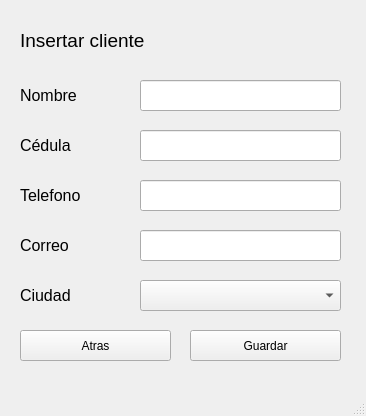
<?xml version="1.0" encoding="UTF-8"?>
<ui version="4.0">
 <class>window_insert_client</class>
 <widget class="QMainWindow" name="window_insert_client">
  <property name="geometry">
   <rect>
    <x>0</x>
    <y>0</y>
    <width>366</width>
    <height>416</height>
   </rect>
  </property>
  <property name="windowTitle">
   <string>MainWindow</string>
  </property>
  <widget class="QWidget" name="centralwidget">
   <widget class="QLabel" name="label">
    <property name="geometry">
     <rect>
      <x>20</x>
      <y>20</y>
      <width>241</width>
      <height>41</height>
     </rect>
    </property>
    <property name="font">
     <font>
      <pointsize>14</pointsize>
     </font>
    </property>
    <property name="text">
     <string>Insertar cliente</string>
    </property>
   </widget>
   <widget class="QLineEdit" name="lineEdit_3">
    <property name="geometry">
     <rect>
      <x>140</x>
      <y>180</y>
      <width>201</width>
      <height>31</height>
     </rect>
    </property>
   </widget>
   <widget class="QLabel" name="label_5">
    <property name="geometry">
     <rect>
      <x>20</x>
      <y>230</y>
      <width>121</width>
      <height>31</height>
     </rect>
    </property>
    <property name="font">
     <font>
      <pointsize>12</pointsize>
     </font>
    </property>
    <property name="text">
     <string>Correo</string>
    </property>
   </widget>
   <widget class="QPushButton" name="pushButton">
    <property name="geometry">
     <rect>
      <x>20</x>
      <y>330</y>
      <width>151</width>
      <height>31</height>
     </rect>
    </property>
    <property name="text">
     <string>Atras</string>
    </property>
   </widget>
   <widget class="QComboBox" name="comboBox">
    <property name="geometry">
     <rect>
      <x>140</x>
      <y>280</y>
      <width>201</width>
      <height>31</height>
     </rect>
    </property>
   </widget>
   <widget class="QLabel" name="label_2">
    <property name="geometry">
     <rect>
      <x>20</x>
      <y>130</y>
      <width>121</width>
      <height>31</height>
     </rect>
    </property>
    <property name="font">
     <font>
      <pointsize>12</pointsize>
     </font>
    </property>
    <property name="text">
     <string>Cédula</string>
    </property>
   </widget>
   <widget class="QLineEdit" name="lineEdit_2">
    <property name="geometry">
     <rect>
      <x>140</x>
      <y>80</y>
      <width>201</width>
      <height>31</height>
     </rect>
    </property>
   </widget>
   <widget class="QPushButton" name="pushButton_2">
    <property name="geometry">
     <rect>
      <x>190</x>
      <y>330</y>
      <width>151</width>
      <height>31</height>
     </rect>
    </property>
    <property name="text">
     <string>Guardar</string>
    </property>
   </widget>
   <widget class="QLabel" name="label_4">
    <property name="geometry">
     <rect>
      <x>20</x>
      <y>180</y>
      <width>121</width>
      <height>31</height>
     </rect>
    </property>
    <property name="font">
     <font>
      <pointsize>12</pointsize>
     </font>
    </property>
    <property name="text">
     <string>Telefono</string>
    </property>
   </widget>
   <widget class="QLabel" name="label_6">
    <property name="geometry">
     <rect>
      <x>20</x>
      <y>280</y>
      <width>121</width>
      <height>31</height>
     </rect>
    </property>
    <property name="font">
     <font>
      <pointsize>12</pointsize>
     </font>
    </property>
    <property name="text">
     <string>Ciudad</string>
    </property>
   </widget>
   <widget class="QLineEdit" name="lineEdit">
    <property name="geometry">
     <rect>
      <x>140</x>
      <y>130</y>
      <width>201</width>
      <height>31</height>
     </rect>
    </property>
   </widget>
   <widget class="QLineEdit" name="lineEdit_4">
    <property name="geometry">
     <rect>
      <x>140</x>
      <y>230</y>
      <width>201</width>
      <height>31</height>
     </rect>
    </property>
   </widget>
   <widget class="QLabel" name="label_3">
    <property name="geometry">
     <rect>
      <x>20</x>
      <y>80</y>
      <width>121</width>
      <height>31</height>
     </rect>
    </property>
    <property name="font">
     <font>
      <pointsize>12</pointsize>
     </font>
    </property>
    <property name="text">
     <string>Nombre</string>
    </property>
   </widget>
  </widget>
  <widget class="QMenuBar" name="menubar">
   <property name="geometry">
    <rect>
     <x>0</x>
     <y>0</y>
     <width>366</width>
     <height>17</height>
    </rect>
   </property>
  </widget>
  <widget class="QStatusBar" name="statusbar"/>
 </widget>
 <resources/>
 <connections/>
</ui>
